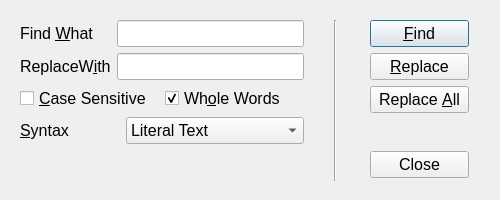
<?xml version="1.0" encoding="UTF-8"?>
<ui version="4.0">
 <class>FindAndReplaceDlg</class>
 <widget class="QDialog" name="FindAndReplaceDlg">
  <property name="geometry">
   <rect>
    <x>0</x>
    <y>0</y>
    <width>500</width>
    <height>200</height>
   </rect>
  </property>
  <property name="sizePolicy">
   <sizepolicy hsizetype="Preferred" vsizetype="Preferred">
    <horstretch>0</horstretch>
    <verstretch>0</verstretch>
   </sizepolicy>
  </property>
  <property name="font">
   <font>
    <pointsize>12</pointsize>
   </font>
  </property>
  <property name="windowTitle">
   <string>Find and Replace</string>
  </property>
  <property name="sizeGripEnabled">
   <bool>false</bool>
  </property>
  <widget class="Line" name="line">
   <property name="geometry">
    <rect>
     <x>320</x>
     <y>20</y>
     <width>31</width>
     <height>161</height>
    </rect>
   </property>
   <property name="orientation">
    <enum>Qt::Vertical</enum>
   </property>
  </widget>
  <widget class="QWidget" name="layoutWidget">
   <property name="geometry">
    <rect>
     <x>20</x>
     <y>20</y>
     <width>284</width>
     <height>162</height>
    </rect>
   </property>
   <layout class="QVBoxLayout" name="verticalLayout">
    <item>
     <layout class="QGridLayout" name="gridLayout">
      <item row="0" column="0">
       <widget class="QLabel" name="findwhatLabel">
        <property name="text">
         <string>Find &amp;What</string>
        </property>
        <property name="buddy">
         <cstring>findWhatLineEdit</cstring>
        </property>
       </widget>
      </item>
      <item row="0" column="1">
       <widget class="QLineEdit" name="findWhatLineEdit"/>
      </item>
      <item row="1" column="0">
       <widget class="QLabel" name="replacewithLabel">
        <property name="text">
         <string>ReplaceW&amp;ith</string>
        </property>
        <property name="buddy">
         <cstring>replaceWithLineEdit</cstring>
        </property>
       </widget>
      </item>
      <item row="1" column="1">
       <widget class="QLineEdit" name="replaceWithLineEdit"/>
      </item>
     </layout>
    </item>
    <item>
     <layout class="QHBoxLayout" name="horizontalLayout">
      <item>
       <widget class="QCheckBox" name="caseSensitiveCheckBox">
        <property name="text">
         <string>&amp;Case Sensitive</string>
        </property>
        <property name="checked">
         <bool>false</bool>
        </property>
       </widget>
      </item>
      <item>
       <widget class="QCheckBox" name="wholeWordsCheckBox">
        <property name="text">
         <string>Wh&amp;ole Words</string>
        </property>
        <property name="checked">
         <bool>true</bool>
        </property>
       </widget>
      </item>
     </layout>
    </item>
    <item>
     <layout class="QHBoxLayout" name="horizontalLayout_2">
      <item>
       <widget class="QLabel" name="syntaxLabel">
        <property name="text">
         <string>&amp;Syntax</string>
        </property>
        <property name="buddy">
         <cstring>syntaxComboBox</cstring>
        </property>
       </widget>
      </item>
      <item>
       <widget class="QComboBox" name="syntaxComboBox">
        <item>
         <property name="text">
          <string>Literal Text</string>
         </property>
        </item>
        <item>
         <property name="text">
          <string>Regular Expressions</string>
         </property>
        </item>
       </widget>
      </item>
     </layout>
    </item>
    <item>
     <spacer name="verticalSpacer">
      <property name="orientation">
       <enum>Qt::Vertical</enum>
      </property>
      <property name="sizeHint" stdset="0">
       <size>
        <width>20</width>
        <height>40</height>
       </size>
      </property>
     </spacer>
    </item>
   </layout>
  </widget>
  <widget class="QWidget" name="layoutWidget">
   <property name="geometry">
    <rect>
     <x>370</x>
     <y>20</y>
     <width>99</width>
     <height>158</height>
    </rect>
   </property>
   <layout class="QVBoxLayout" name="verticalLayout_2">
    <item>
     <widget class="QPushButton" name="findButton">
      <property name="text">
       <string>&amp;Find</string>
      </property>
     </widget>
    </item>
    <item>
     <widget class="QPushButton" name="replaceButton">
      <property name="text">
       <string>&amp;Replace</string>
      </property>
     </widget>
    </item>
    <item>
     <widget class="QPushButton" name="replaceAllButton">
      <property name="text">
       <string>Replace &amp;All</string>
      </property>
     </widget>
    </item>
    <item>
     <spacer name="verticalSpacer_2">
      <property name="orientation">
       <enum>Qt::Vertical</enum>
      </property>
      <property name="sizeHint" stdset="0">
       <size>
        <width>20</width>
        <height>40</height>
       </size>
      </property>
     </spacer>
    </item>
    <item>
     <widget class="QPushButton" name="closeButton">
      <property name="text">
       <string>Close</string>
      </property>
     </widget>
    </item>
   </layout>
  </widget>
 </widget>
 <resources/>
 <connections>
  <connection>
   <sender>closeButton</sender>
   <signal>clicked()</signal>
   <receiver>FindAndReplaceDlg</receiver>
   <slot>reject()</slot>
   <hints>
    <hint type="sourcelabel">
     <x>445</x>
     <y>160</y>
    </hint>
    <hint type="destinationlabel">
     <x>486</x>
     <y>-14</y>
    </hint>
   </hints>
  </connection>
 </connections>
</ui>
